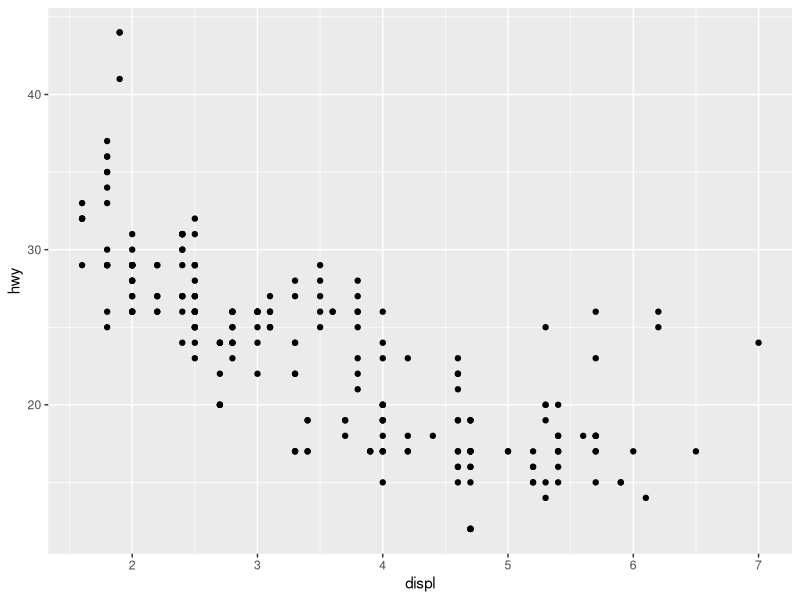
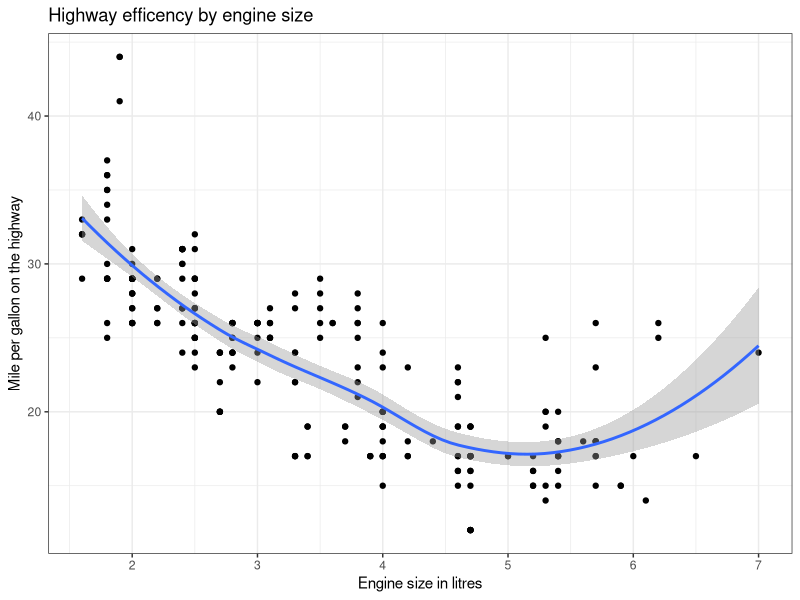
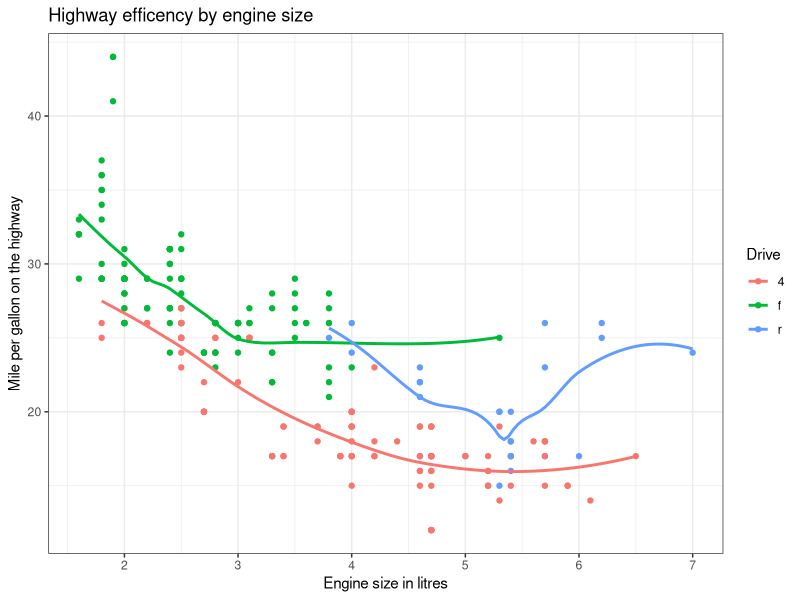

Generate these figures, in order, with R:
## ---- chunk 1
library(tidyverse)
ggplot(data = mpg,
       mapping = aes(x = displ, y = hwy))+
  geom_point()
## ---- chunk 2
ggplot(data = mpg,
       mapping = aes(x = displ, 
                     y = hwy))+
  geom_point()+
  geom_smooth()+
  labs(title = "Highway efficency by engine size",
       x = "Engine size in litres", 
       y = "Mile per gallon on the highway")+
  theme_bw()
## ---- chunk 3
mpg %>% 
ggplot(mapping = aes(x = displ, 
                     y = hwy,
                     colour = drv))+
  geom_point()+
  geom_smooth(se = FALSE)+
  labs(title = "Highway efficency by engine size",
       x = "Engine size in litres", 
       y = "Mile per gallon on the highway",
       color = "Drive")+
  theme_bw()
## ---- chunk 4

